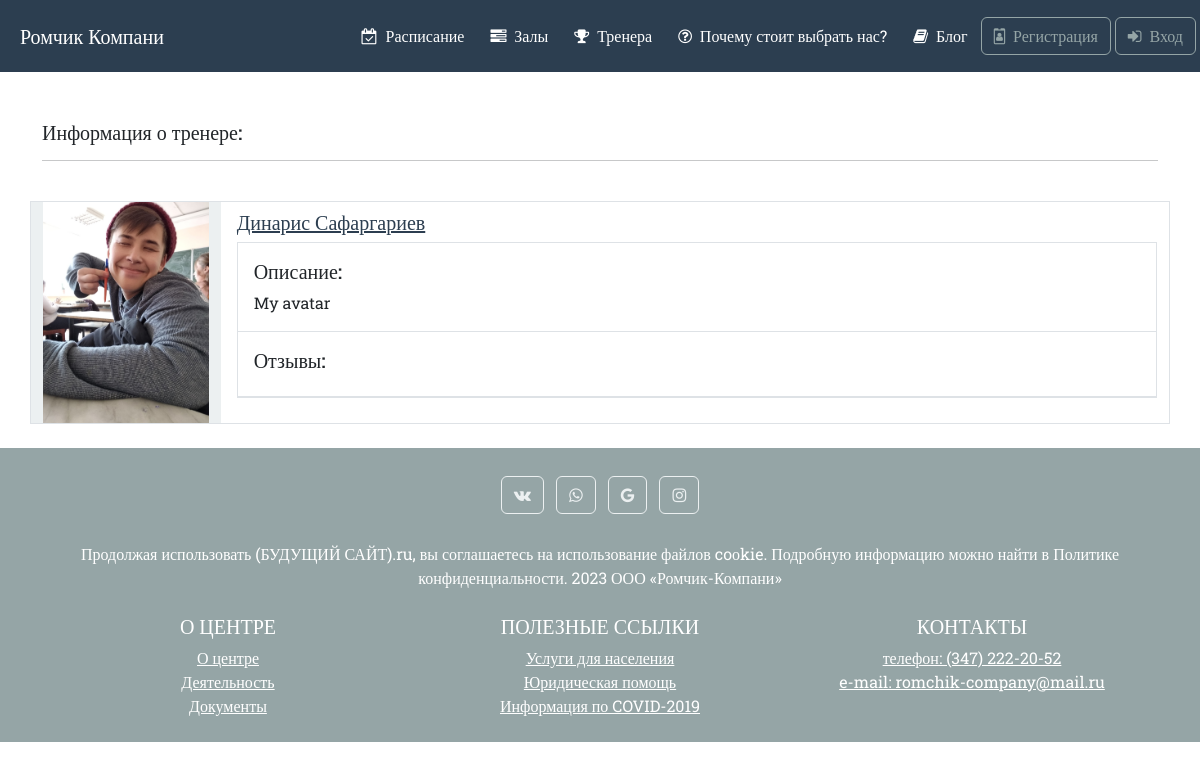
/user/trainers/1, run on an earlier commit of the app's database.
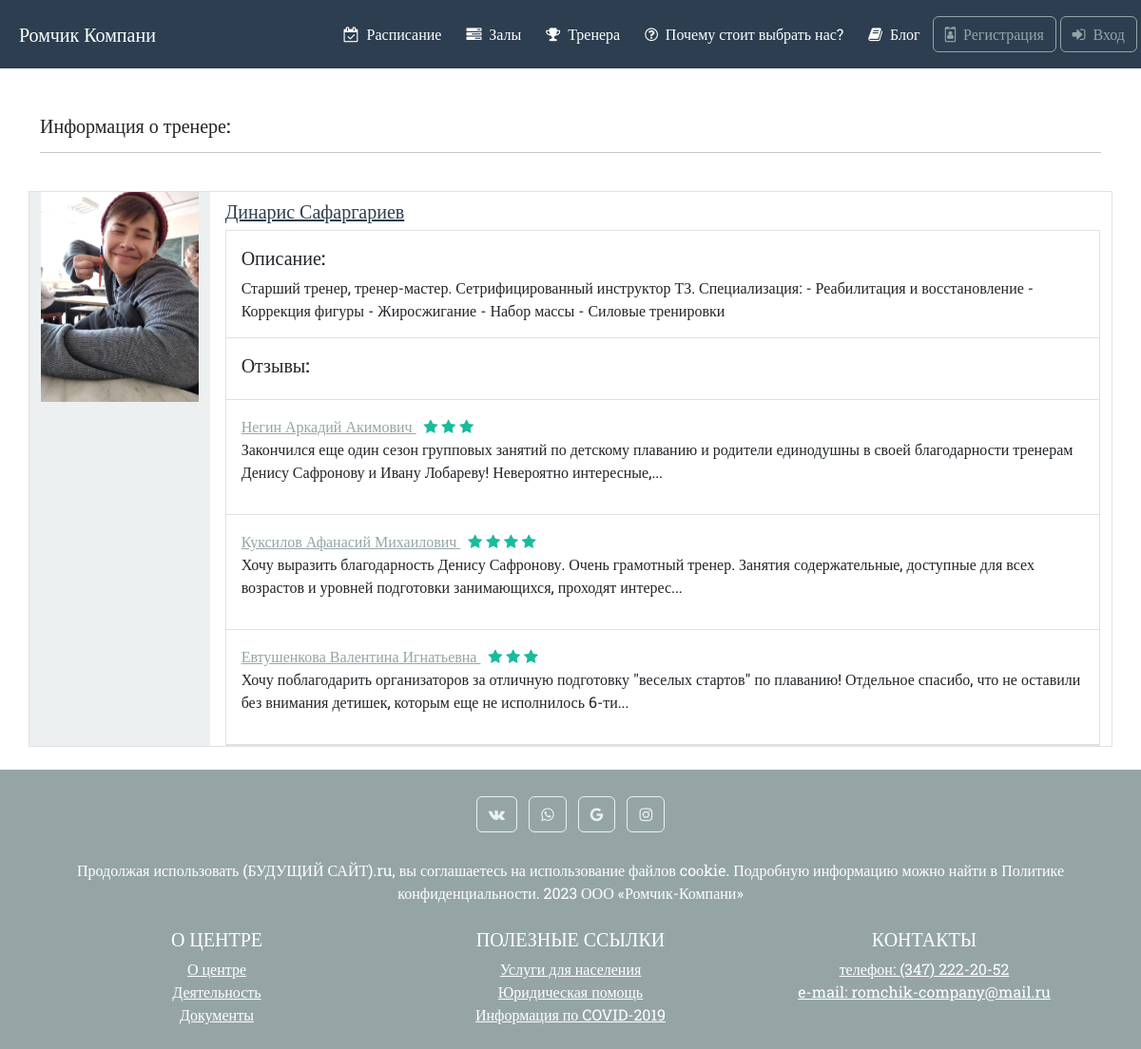
And on a later commit of the database.
### user/models.py (models this page shows, shortened)
class Images(models.Model):
    user = models.ForeignKey(UserInfo, null=True, blank=True, on_delete=models.CASCADE,
                             related_name='user_image')
    space = models.ForeignKey(Spaces, null=True, blank=True, on_delete=models.CASCADE,
                              related_name='space_image')
    description = models.TextField(max_length=200, null=True, blank=True)
    image = models.ImageField(upload_to='images/', null=True, blank=True)
    class Meta:
        verbose_name_plural = 'Изображения'

class UserInfo(models.Model):
    middle_name = models.CharField(max_length=100)
    phone_number = models.CharField(max_length=11)
    user = models.OneToOneField(User, on_delete=models.CASCADE, null=True, blank=True,
                                related_name='user_link')
    category = models.ForeignKey(CategoryPerson, on_delete=models.CASCADE, null=True, blank=True,
                                 related_name='category_id')
    class Meta:
        verbose_name_plural = 'Информация о пользователях'
    def get_full_name(self):
        return f'{self.user.last_name} {self.user.first_name} {self.middle_name}'

class Reviews(models.Model):
    stars = models.IntegerField(validators=[MinValueValidator(1), MaxValueValidator(5)])
    description = models.TextField(max_length=1000, null=True, blank=True)
    date = models.DateTimeField(auto_now_add=True, blank=True)
    user = models.ForeignKey(UserInfo, on_delete=models.CASCADE, related_name='users')
    trainer = models.ForeignKey(UserInfo, on_delete=models.CASCADE, related_name='trainers')
    class Meta:
        verbose_name_plural = 'Отзывы'
        unique_together = (('user', 'trainer'),)
        index_together = (('user', 'trainer'),)
    def get_short_description(self):
        if len(self.description) > 175:
            return self.description[:175] + '...'
        else:
            return self.description

### user/views.py (the view)
# urls.py: path('trainers/<int:id_trainer>', views.trainer_info, name='trainer-info'),
def trainer_info(request, id_trainer):
    trainer_category = CategoryPerson.objects.get(category='T')
    trainer = get_object_or_404(UserInfo, pk=id_trainer, category=trainer_category)
    image = Images.objects.filter(user=trainer)[0]
    reviews = Reviews.objects.filter(trainer=trainer)
    context = {
        'trainer': trainer,
        'reviews': reviews,
        'image': image,
    }
    return render(request, 'trainer/trainer-info.html', context)

### user/views.py (called while the page is built)
@register.filter
def get_range(value):
    return range(value)

### user/templates/trainer/trainer-info.html
{% include "about/base.html" %}
{% load static %}
{% block content %}
<main class="pt-5">
    <div class="container">
        <h1 class="h5"> Информация о тренере: </h1>
        <hr><br>
        <div class="row mb-4 border product-item">
            <div class="col-md-3 col-lg-2 order-md-first bg-light">
                <img class="img-fluid mx-auto d-block" width="200px" alt="Responsive image"
                     src="{{ image.image.url }}">
            </div>
            <div class="col-md-9 col-lg-10 ps-md-3 ps-lg-10">
                <a class="text-primary">
                    <h1 class="h5 pt-2"> {{trainer.user.get_full_name}} </h1>
                </a>
                <div class="border">
                    <div class="col border-bottom">
                        <div class="row p-3">
                            <div class="col-12">
                                <h5>Описание:</h5>
                                {{image.description}}
                            </div>
                        </div>
                    </div>
                    <div class="col border-bottom">
                        <div class="row p-3">
                            <div class="col-12">
                                <h5>Отзывы:</h5>
                            </div>
                        </div>
                    </div>
                    {% for review in reviews %}
                    <div class="col border-bottom">
                        <div class="row p-3">
                            <div class="col-6">
                                <a href="{% url 'review-info' review.id %}" class="text-secondary">
                                    {{ review.user.get_full_name }}
                                <a/>&nbsp;
                                {% for i in review.stars|get_range %}
                                    <i class="fa fa-star text-success" aria-hidden="true"></i>
                                {% endfor %}
                                <br>
                            </div>
                            <p>{{ review.get_short_description }}</p>
                        </div>
                    </div>
                    {% endfor %}
                </div>
            </div>
        </div>
    </div>
</main>
{% endblock %}
{% include "about/footer.html" %}

### about/templates/about/base.html (shortened to what this page needs)
<!DOCTYPE html>
<html lang="en">
<head>
    {% load static %}
    <link
        rel="stylesheet"
        href="https://bootswatch.com/5/flatly/bootstrap.min.css"
    />
    <link
        rel="stylesheet"
        href="https://cdnjs.cloudflare.com/ajax/libs/font-awesome/4.7.0/css/font-awesome.min.css"
    />
    <link rel="stylesheet" href="{% static 'css/style.css' %}">
</head>
<body>
<nav class="navbar navbar-expand-lg bg-primary justify-content-center">
    <a class="navbar-brand main-heading text-white" href="{% url 'home-page'%}">
        &nbsp;&nbsp;&nbsp;&nbsp;Ромчик Компани
    </a>
    <div class="collapse navbar-collapse text-center" id="navbarNavDropdown">
        <ul class="navbar-nav ms-auto">
            <li class="nav-item">
                <a class="btn btn-alert navbar-btn text-white " type="button" href="{% url 'show-schedule'%}">
                    <i class="fa fa-calendar-check-o" aria-hidden="true"></i>
                    &nbsp;Расписание
                </a>
            </li>
            <li class="nav-item">
                <a class="btn btn-alert navbar-btn text-white " type="button" href="">
                    <i class="fa fa-tasks" aria-hidden="true"></i>
                    &nbsp;Залы
                </a>
            </li>
            <li class="nav-item">
                <a class="btn btn-alert navbar-btn text-white" type="button" href="{% url 'trainers-info'%}">
                    <i class="fa fa-trophy" aria-hidden="true"></i>
                    &nbsp;Тренера
                </a>
            </li>
            <li class="nav-item">
                <a class="btn btn-alert navbar-btn text-white" type="button" href="">
                    <i class="fa fa-question-circle-o" aria-hidden="true"></i>
                    &nbsp;Почему стоит выбрать нас?
                </a>
            </li>
            <li class="nav-item">
                <a class="btn btn-alert navbar-btn text-white" type="button" href="">
                    <i class="fa fa-book" aria-hidden="true"></i>
                    &nbsp;Блог
                </a>
            </li>
            {% if not user.is_authenticated %}
            <li class="nav-item">
                <a
                type="button"
                role="button"
                href="{% url 'register' %}"
                class="btn btn-outline-secondary"
                >
                <i class="fa fa-id-badge" aria-hidden="true"></i>
                &nbsp;Регистрация
                </a>
            </li>
            <li class="nav-item">
                <a
                type="button"
                role="button"
                href="{% url 'login' %}"
                class="btn btn-outline-secondary"
                >
                <i class="fa fa-sign-in" aria-hidden="true"></i>
                &nbsp;Вход
                </a>
            </li>
            {% endif %}
        </ul>
    </div>
</nav>
</body>
</html>

### about/templates/about/footer.html
<footer class="bg-secondary text-center text-white">
  <div class="container p-4">
    <section class="mb-4">
      <a class="btn btn-outline-light btn-floating m-1" href="#!" role="button"
        ><i class="fa fa-vk"></i
      ></a>
      <a class="btn btn-outline-light btn-floating m-1" href="#!" role="button"
        ><i class="fa fa-whatsapp"></i
      ></a>
      <a class="btn btn-outline-light btn-floating m-1" href="#!" role="button"
        ><i class="fa fa-google"></i
      ></a>
      <a class="btn btn-outline-light btn-floating m-1" href="#!" role="button"
        ><i class="fa fa-instagram"></i
      ></a>
    </section>
    <section class="mb-4">
      <p>
        Продолжая использовать (БУДУЩИЙ САЙТ).ru, вы соглашаетесь на использование файлов coоkie.
        Подробную информацию можно найти в Политике конфиденциальности.
        2023 ООО «Ромчик-Компани»
      </p>
    </section>
    <section class="">
      <div class="row">
        <div class="col-lg-4 col-md-6 mb-4 mb-md-0">
          <h5 class="text-uppercase">О ЦЕНТРЕ</h5>
          <ul class="list-unstyled mb-0">
            <li>
              <a href="#!" class="text-white">О центре</a>
            </li>
            <li>
              <a href="#!" class="text-white">Деятельность</a>
            </li>
            <li>
              <a href="#!" class="text-white">Документы</a>
            </li>
          </ul>
        </div>
        <div class="col-lg-4 col-md-6 mb-4 mb-md-0">
          <h5 class="text-uppercase">ПОЛЕЗНЫЕ ССЫЛКИ</h5>
          <ul class="list-unstyled mb-0">
            <li>
              <a href="#!" class="text-white">Услуги для населения</a>
            </li>
            <li>
              <a href="#!" class="text-white">Юридическая помощь</a>
            </li>
            <li>
              <a href="#!" class="text-white">Информация по COVID-2019</a>
            </li>
          </ul>
        </div>
        <div class="col-lg-4 col-md-6 mb-4 mb-md-0">
          <h5 class="text-uppercase">КОНТАКТЫ</h5>
          <ul class="list-unstyled mb-0">
            <li>
              <a class="text-white">телефон: (347) 222-20-52</a>
            </li>
            <li>
              <a class="text-white">e-mail: romchik-company@mail.ru</a>
            </li>
          </ul>
        </div>
      </div>
    </section>
  </div>
</footer>

### static/css/style.css (style rules this page uses)
body { font-family: 'Roboto Slab', serif; }

What changed in the data, as far as the page shows it:
changed Images: description "My avatar" → "Старший тренер, тренер-мастер. Сетрифицированный инструктор ТЗ. Специализация: - Реабилитация и восстановление - Коррекция фигуры - Жиросжигание - Набор массы - Силовые тренировки"
added Reviews: user.get_full_name "Негин Аркадий Акимович", stars 3 (drawn), get_short_description "Закончился еще один сезон групповых занятий по детскому плаванию и родители единодушны в своей благодарности тренерам Денису Сафронову и Ивану Лобареву! Невероятно интересные,..."
added Reviews: user.get_full_name "Куксилов Афанасий Михаилович", stars 4 (drawn), get_short_description "Хочу выразить благодарность Денису Сафронову. Очень грамотный тренер. Занятия содержательные, доступные для всех возрастов и уровней подготовки занимающихся, проходят интерес..."
added Reviews: user.get_full_name "Евтушенкова Валентина Игнатьевна", stars 3 (drawn), get_short_description "Хочу поблагодарить организаторов за отличную подготовку \"веселых стартов\" по плаванию! Отдельное спасибо, что не оставили без внимания детишек, которым еще не исполнилось 6-ти..."
